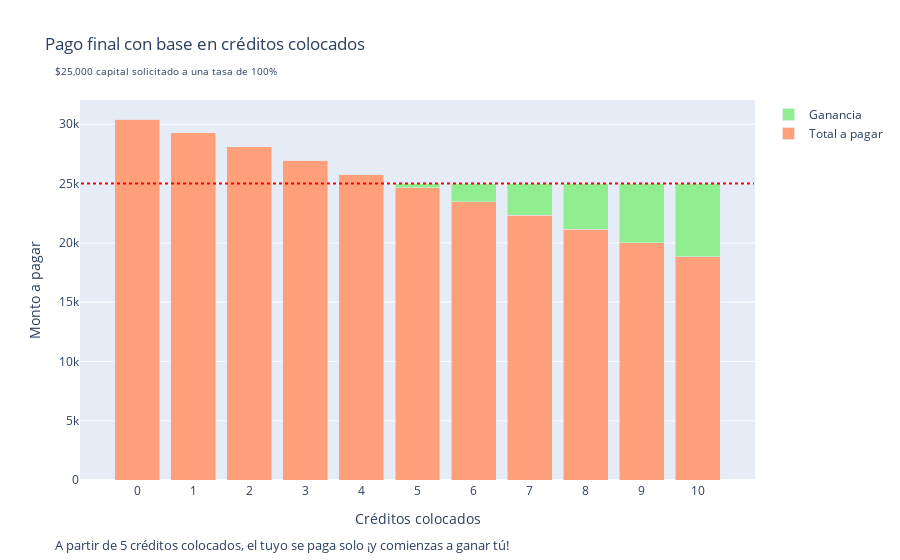

The code cell stored with this chart in its notebook:
### Code cell
import plotly.graph_objects as go

# Crear figura de barras

### Figure 1 — Plotly figure (JSON) as saved in the notebook; plotly's stock layout.template omitted (floating-point values rounded to 4 significant figures)
{"data": [{"marker": {"color": "#FFA07A"}, "name": "Total a pagar", "type": "bar", "x": [0, 1, 2, 3, 4, 5, 6, 7, 8, 9, 10], "y": [30450.0, 29280.0, 28120.0, 26960.0, 25800.0, 24640.0, 23480.0, 22320.0, 21160.0, 19990.0, 18830.0]}, {"marker": {"color": "#90EE90"}, "name": "Ganancia", "type": "bar", "x": [0, 1, 2, 3, 4, 5, 6, 7, 8, 9, 10], "y": [0, 0, 0, 0, 0, 360.4, 1522.0, 2683.0, 3844.0, 5005.0, 6167.0]}], "layout": {"annotations": [{"font": {"size": 10}, "showarrow": false, "text": "$25,000 capital solicitado a una tasa de 100%", "x": -0.04, "xref": "paper", "y": 1.1, "yref": "paper"}, {"font": {"size": 13}, "showarrow": false, "text": "A partir de 5 créditos colocados, el tuyo se paga solo ¡y comienzas a ganar tú!", "x": -0.04, "xref": "paper", "y": -0.2, "yref": "paper"}], "barmode": "stack", "shapes": [{"line": {"color": "red", "dash": "dot", "width": 2}, "name": "Capital solicitado", "type": "line", "x0": -1, "x1": 11, "y0": 25000, "y1": 25000}], "showlegend": true, "title": {"text": "Pago final con base en créditos colocados"}, "xaxis": {"showline": true, "showticklabels": true, "tickmode": "array", "tickvals": [0, 1, 2, 3, 4, 5, 6, 7, 8, 9, 10], "title": {"text": "Créditos colocados"}}, "yaxis": {"title": {"text": "Monto a pagar"}}}}
